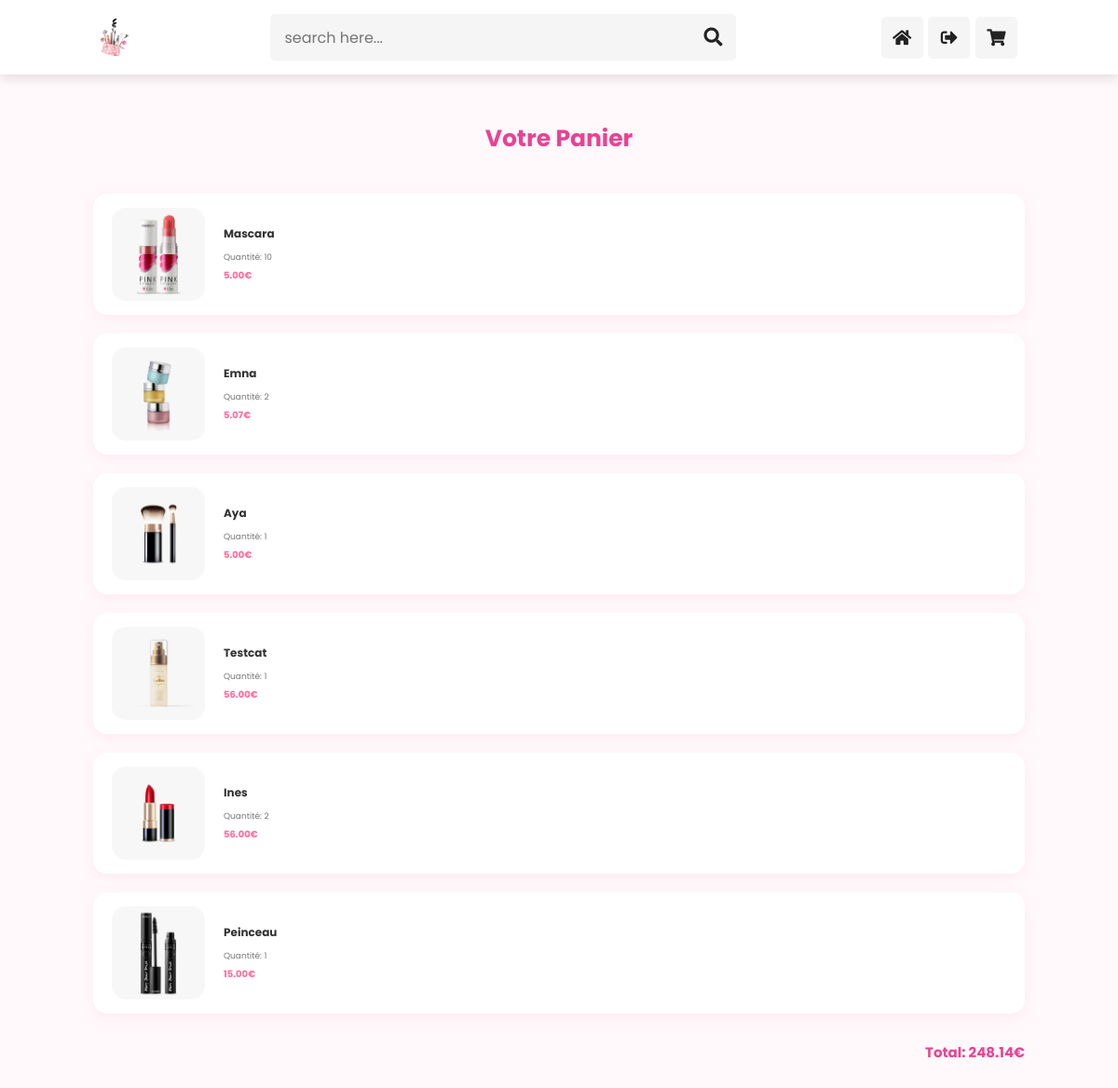
The app's page /panier/ (signed in) with its own data.
### beaute/models.py (models this page shows, shortened)
class PanierItem(models.Model):
    utilisateur = models.ForeignKey(User, on_delete=models.CASCADE)
    produit = models.ForeignKey('Produit', on_delete=models.CASCADE)
    quantite = models.PositiveIntegerField(default=1)

class Produit(models.Model):
    nom = models.CharField(max_length=100)
    description = models.TextField()
    prix = models.DecimalField(max_digits=10, decimal_places=2)
    image = models.ImageField(upload_to='produits/', blank=True, null=True)
    categorie = models.CharField(max_length=50, choices=[
        ('cosmetics', 'Cosmetics'),
        ('makeup', 'Makeup'),
        ('powder', 'Powder'),
        ('lotions', 'Lotions'),
        ('lipstick', 'Lipstick'),
        ('mascara', 'Mascara'),
    ])

### beaute/views.py (the view)
# urls.py: path('panier/', views.panier, name='panier'),
@login_required
def panier(request):
    panier_items = PanierItem.objects.filter(utilisateur=request.user)
    total = sum([item.produit.prix * item.quantite for item in panier_items])
    return render(request, 'panier.html', {'panier_items': panier_items, 'total': total})

### beaute/templates/panier.html (shortened to what this page needs)
<head>
    <link rel="stylesheet" href="https://cdnjs.cloudflare.com/ajax/libs/font-awesome/5.15.4/css/all.min.css">
    <link rel="stylesheet" href="https://unpkg.com/swiper@7/swiper-bundle.min.css" />
    <link rel="stylesheet" href="https://cdnjs.cloudflare.com/ajax/libs/lightgallery-js/1.4.0/css/lightgallery.min.css">
    <link rel="stylesheet" href="../static/style.css">
</head>
<body>
<header class="header">
    <a href="#home" class="logo"> <img src="../static/image/logo.png" alt=""> </a>
    <form action="" class="search-form">
        <input type="search" name="" placeholder="search here..." id="search-box">
        <label for="search-box" class="fas fa-search"></label>
    </form>
    <div class="icons">
        <a href="{% url 'featured_products' %}" class="fas fa-home"></a>
        <a href="{% url 'logout' %}" class="fas fa-sign-out-alt"></a>
        <a href="{% url 'panier' %}" class="fas fa-shopping-cart"></a>
    </div>
</header>
<section class="panier" id="panier">
    <div class="heading">
        <h1>Votre Panier</h1>
    </div>
    <div class="panier-items">
        {% if panier_items %}
            <div class="items">
                {% for item in panier_items %}
                    <div class="item">
                        <div class="image">
                            {% if item.produit.image %}
                                <img src="{{ item.produit.image.url }}" alt="{{ item.produit.nom }}">
                            {% endif %}
                        </div>
                        <div class="content">
                            <p>{{ item.produit.nom }}</p>
                            <div class="quantity">
                                <span>Quantité: </span>{{ item.quantite }}
                            </div>
                            <div class="price">{{ item.produit.prix }}€</div>
                        </div>
                    </div>
                {% endfor %}
            </div>
            <div class="total">
                <p>Total: {{ total }}€</p>
            </div>
        {% else %}
            <p>Votre panier est vide.</p>
        {% endif %}
    </div>
</section>

### beaute/static/style.css (style rules this page uses)
* { font-family: 'Poppins', sans-serif; margin: 0; padding: 0; -webkit-box-sizing: border-box; box-sizing: border-box; outline: none; border: none; text-decoration: none; text-transform: capitalize; -webkit-transition: all .2s linear; transition: all .2s linear; }
section { padding: 5rem 9%; }
.heading { text-align: center; margin-bottom: 4rem; }
.heading h1 { font-size: 3.5rem; color: #222; }
.header { padding: 1.5rem 9%; background: #fff; -webkit-box-shadow: 0 0.5rem 1rem rgba(0, 0, 0, 0.1); box-shadow: 0 0.5rem 1rem rgba(0, 0, 0, 0.1); display: -webkit-box; display: -ms-flexbox; display: flex; -webkit-box-align: center; -ms-flex-align: center; align-items: center; -webkit-box-pack: justify; -ms-flex-pack: justify; justify-content: space-between; position: -webkit-sticky; position: sticky; top: 0; left: 0; right: 0; z-index: 1000; }
.header .logo img { height: 4rem; }
.header .search-form { height: 5rem; width: 50rem; border-radius: .5rem; background: #f5f5f5; display: -webkit-box; display: -ms-flexbox; display: flex; -webkit-box-align: center; -ms-flex-align: center; align-items: center; padding: 0 1.5rem; }
.header .search-form input { width: 100%; background: none; font-size: 1.6rem; color: #777; text-transform: none; }
.header .search-form label { font-size: 2rem; margin-left: .7rem; color: #222; cursor: pointer; }
.header .icons a, .header .icons div { height: 4.5rem; width: 4.5rem; line-height: 4.5rem; text-align: center; background: #f5f5f5; color: #222; cursor: pointer; font-size: 1.8rem; margin-left: .3rem; border-radius: .5rem; }

### beaute/templates/panier.html (style rules this page uses)
.panier { padding: 50px 20px; background: #fff9fb; font-family: 'Poppins', sans-serif; }
.panier .heading h1 { text-align: center; color: #e84393; margin-bottom: 30px; font-size: 2.5rem; }
.panier-items { max-width: 1000px; margin: auto; }
.items { display: flex; flex-direction: column; gap: 20px; }
.item { display: flex; align-items: center; background: #ffffff; border-radius: 15px; box-shadow: 0 4px 15px rgba(255, 107, 154, 0.1); padding: 15px 20px; transition: transform 0.3s; }
.image img { width: 100px; height: 100px; object-fit: cover; border-radius: 15px; margin-right: 20px; }
.content { flex: 1; }
.content p { font-size: 1.2rem; font-weight: bold; color: #333; margin-bottom: 10px; }
.quantity { font-size: 0.9rem; color: #777; margin-bottom: 5px; }
.price { font-size: 1rem; color: #ff6b9a; font-weight: bold; }
.total { margin-top: 30px; text-align: right; font-size: 1.5rem; font-weight: bold; color: #e84393; }

### records on screen
PanierItem: produit.image (picture), produit.nom "Mascara", quantite "10", produit.prix "5.00"
PanierItem: produit.image (picture), produit.nom "Emna", quantite "2", produit.prix "5.07"
PanierItem: produit.image (picture), produit.nom "Aya", quantite "1", produit.prix "5.00"
PanierItem: produit.image (picture), produit.nom "Testcat", quantite "1", produit.prix "56.00"
PanierItem: produit.image (picture), produit.nom "Ines", quantite "2", produit.prix "56.00"
PanierItem: produit.image (picture), produit.nom "Peinceau", quantite "1", produit.prix "15.00"

### other values on screen
{{ total }} "248.14"
